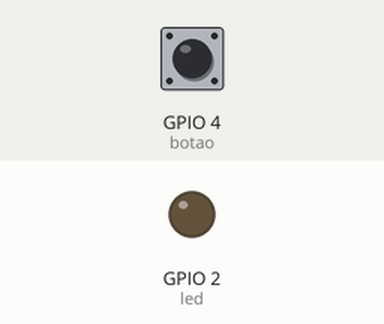
Recording of a program running on a simulated ESP32 board running MicroPython. On the bench: output pins drawn as LEDs (lit = HIGH). The inputs (shaded band) are chosen by the test bench; at power-on: GPIO 4 (botao) HIGH.

Above: at 1.2 s.
1.3 s: GPIO 4 (botao) pulled LOW for 0.15 s
At 1.4 s:
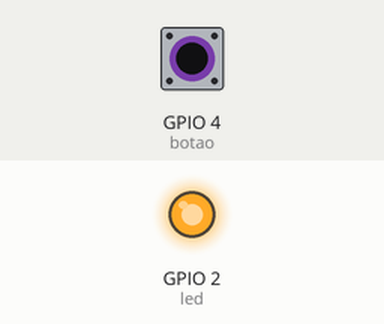
3.0 s: GPIO 4 (botao) pulled LOW for 3.2 s
At 6.9 s:
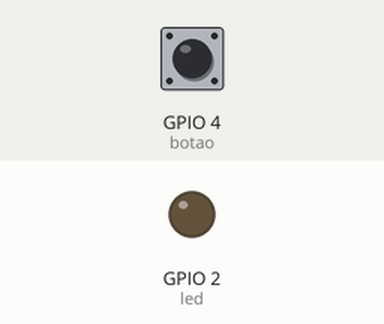
Timing chart, 0 to 8.4 s (numbered marks = the images above; inputs shaded):
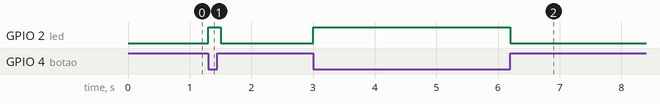

Measured:
- after the input at 1.3 s, GPIO 2 (led): LOW → HIGH at once, → LOW 0.20 s later
- after the input at 3.0 s, GPIO 2 (led): LOW → HIGH at once, → LOW 3.2 s later

The program:

02_input_output.py
```python
from machine import Pin
from time import sleep

led = Pin(2, Pin.OUT)
botao = Pin(4, Pin.IN, Pin.PULL_UP)  # Botão no pino 4

while True:
    if botao.value() == 0:  # Pressionado
        led.on()
    else:
        led.off()
    sleep(0.1)
```
